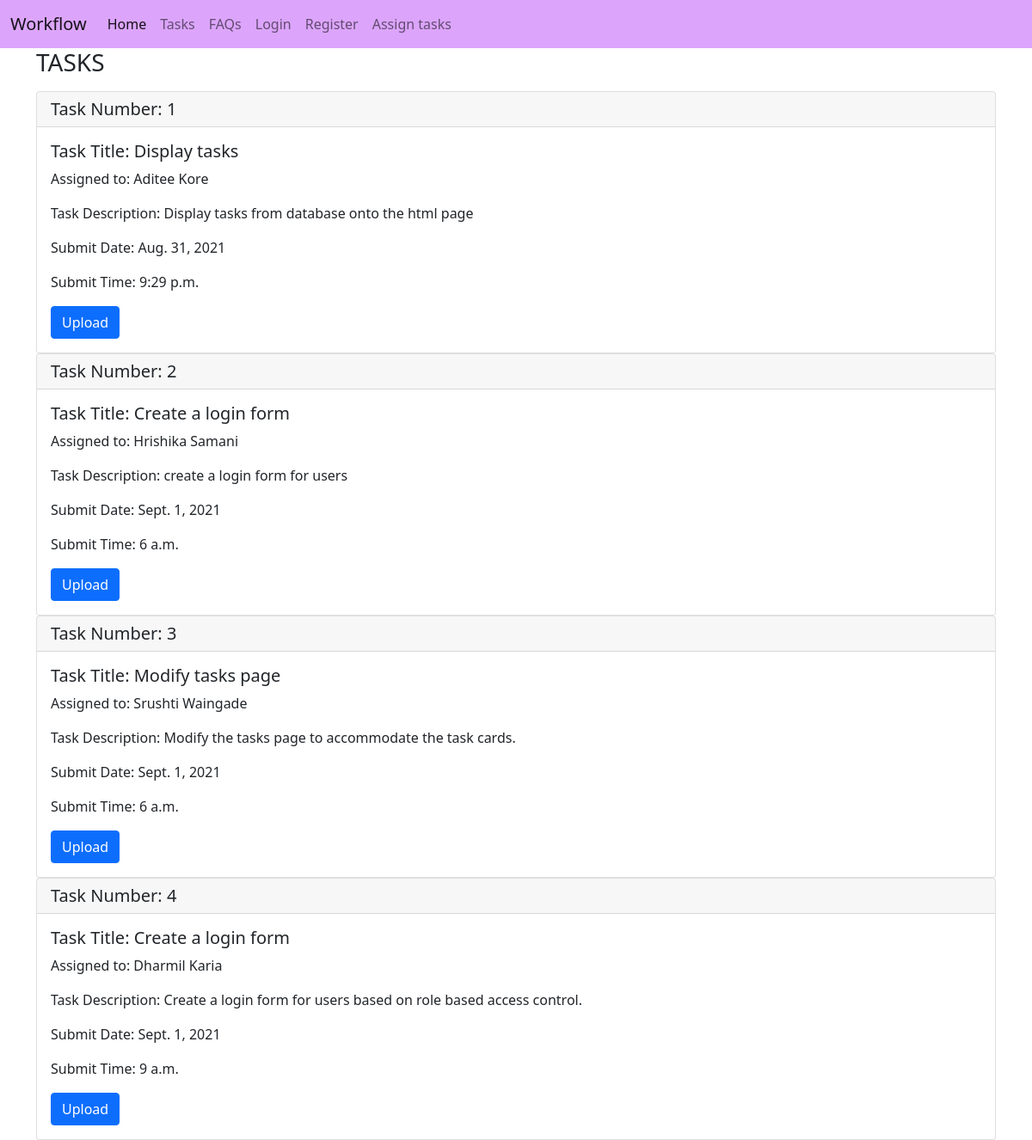
The page /tasks on the database its author committed.
### Home/models.py (models this page shows, shortened)
class Assigned_tasks(models.Model):
    task_no = models.CharField(max_length=10)
    task_name = models.CharField(max_length=50)
    task_desc = models.CharField(max_length=700, null=True)
    assigned_to = models.CharField(max_length=50)
    submit_time = models.TimeField()
    submit_date = models.DateField(null=True)

### Home/views.py (the view)
# urls.py: path("tasks", views.tasks, name='tasks'),
def tasks(request):
    task_list = Assigned_tasks.objects.all()
    return render(request, 'tasks.html', {'task_list': task_list})

### templates/tasks.html (shortened to what this page needs)
{% extends 'base.html' %}
{%block body%}
<div class='container'>
<h3>TASKS</h3>
{% for Assigned_tasks in task_list %}
<div class="card">
  <h5 class="card-header">Task Number: {{ Assigned_tasks.task_no }}</h5>
  <div class="card-body">
    <h5 class="card-title">Task Title: {{ Assigned_tasks.task_name }}</h5>
    <p class="card-text">Assigned to: {{ Assigned_tasks.assigned_to }}</p>
    <p class="card-text">Task Description: {{ Assigned_tasks.task_desc }}</p>
    <p class="card-text">Submit Date: {{ Assigned_tasks.submit_date }}</p>
    <p class="card-text">Submit Time: {{ Assigned_tasks.submit_time }}</p>
    <a href="#" class="btn btn-primary">Upload</a>
  </div>
</div>
{% endfor %}
</div>
{% endblock body%}

### rows shown on the page
Assigned_tasks: task_no "1", task_name "Display tasks", assigned_to "Aditee Kore", task_desc "Display tasks from database onto the html page", submit_date "Aug. 31, 2021", submit_time "9:29 p.m."
Assigned_tasks: task_no "2", task_name "Create a login form", assigned_to "Hrishika Samani", task_desc "create a login form for users", submit_date "Sept. 1, 2021", submit_time "6 a.m."
Assigned_tasks: task_no "3", task_name "Modify tasks page", assigned_to "Srushti Waingade", task_desc "Modify the tasks page to accommodate the task cards.", submit_date "Sept. 1, 2021", submit_time "6 a.m."
Assigned_tasks: task_no "4", task_name "Create a login form", assigned_to "Dharmil Karia", task_desc "Create a login form for users based on role based access control.", submit_date "Sept. 1, 2021", submit_time "9 a.m."
